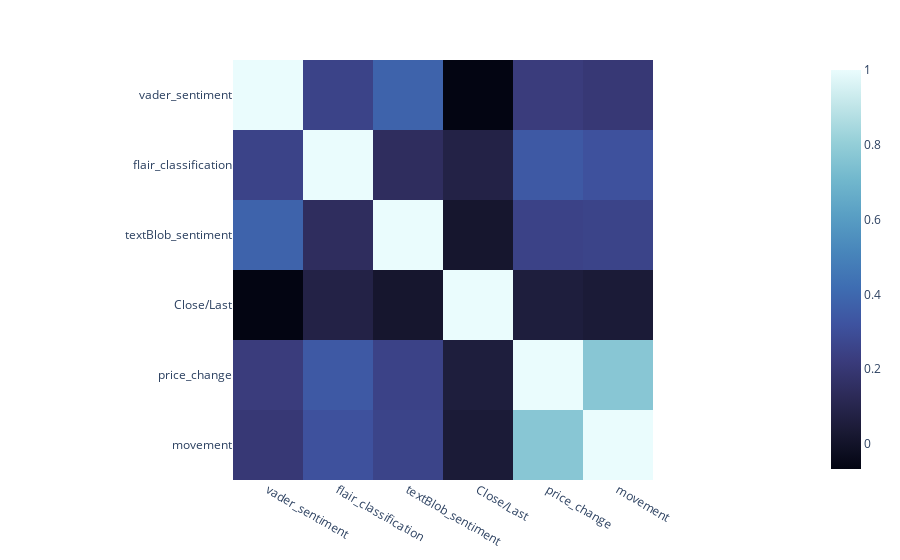

The code cell stored with this chart in its notebook:
### Code cell
px.imshow(df_resampled_2.corr(), color_continuous_scale='ice')

### Figure 1 — Plotly figure (JSON) as saved in the notebook; plotly's stock layout.template omitted (floating-point values rounded to 4 significant figures)
{"data": [{"coloraxis": "coloraxis", "hovertemplate": "x: %{x}<br>y: %{y}<br>color: %{z}<extra></extra>", "type": "heatmap", "x": ["vader_sentiment", "flair_classification", "textBlob_sentiment", "Close/Last", "price_change", "movement"], "y": ["vader_sentiment", "flair_classification", "textBlob_sentiment", "Close/Last", "price_change", "movement"], "z": [[1, 0.2543, 0.3803, -0.06686, 0.2226, 0.2037], [0.2543, 1, 0.1449, 0.08236, 0.3424, 0.3125], [0.3803, 0.1449, 1, 0.01521, 0.2506, 0.2583], [-0.06686, 0.08236, 0.01521, 1, 0.05651, 0.04192], [0.2226, 0.3424, 0.2506, 0.05651, 1, 0.7692], [0.2037, 0.3125, 0.2583, 0.04192, 0.7692, 1]]}], "layout": {"coloraxis": {"colorscale": [[0, "rgb(3, 5, 18)"], [0.09091, "rgb(25, 25, 51)"], [0.1818, "rgb(44, 42, 87)"], [0.2727, "rgb(58, 60, 125)"], [0.3636, "rgb(62, 83, 160)"], [0.4545, "rgb(62, 109, 178)"], [0.5455, "rgb(72, 134, 187)"], [0.6364, "rgb(89, 159, 196)"], [0.7273, "rgb(114, 184, 205)"], [0.8182, "rgb(149, 207, 216)"], [0.9091, "rgb(192, 229, 232)"], [1, "rgb(234, 252, 253)"]]}, "margin": {"t": 60}, "xaxis": {"constrain": "domain", "scaleanchor": "y"}, "yaxis": {"autorange": "reversed", "constrain": "domain"}}}
